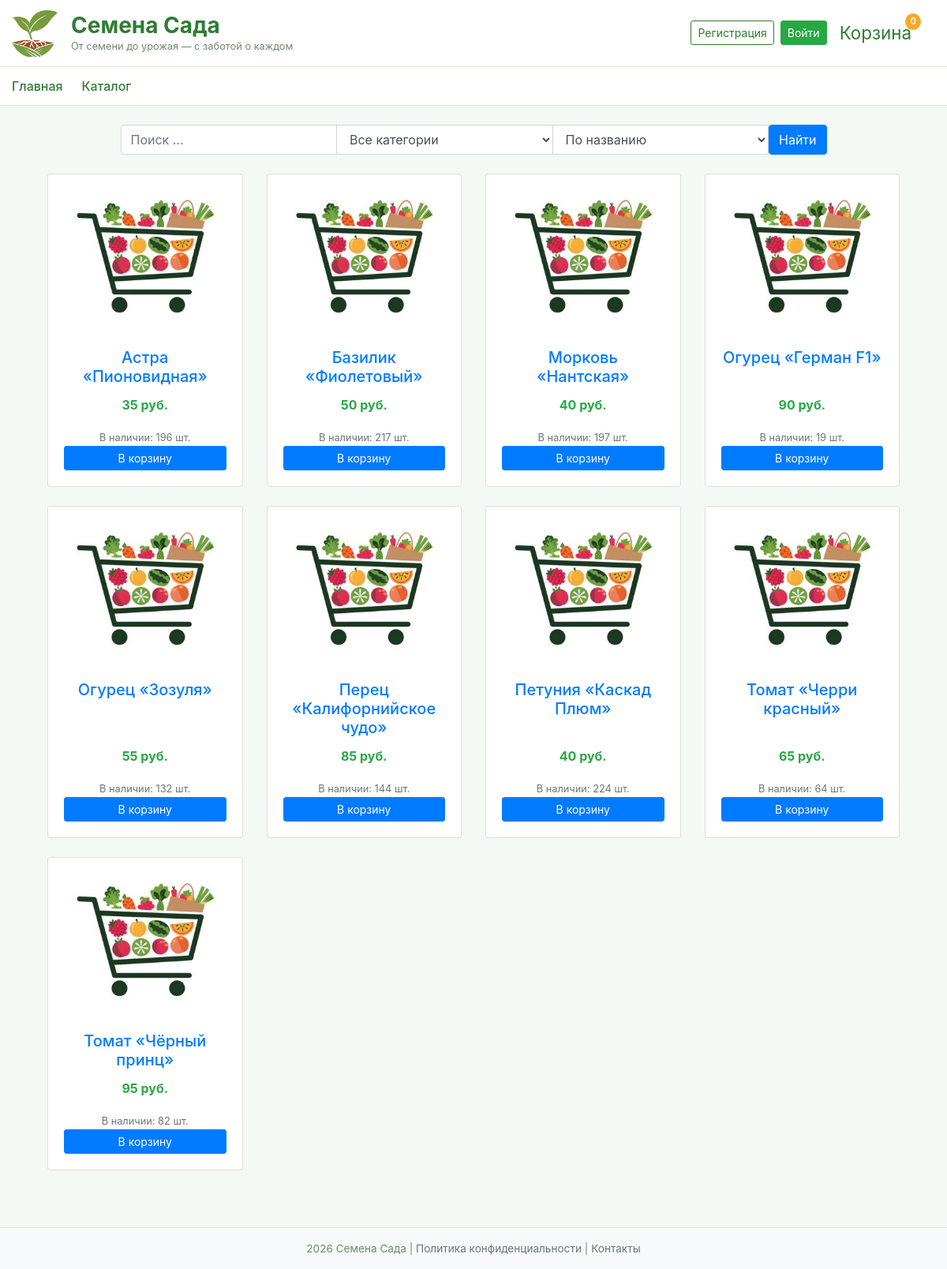
The app's page /catalog, older data.
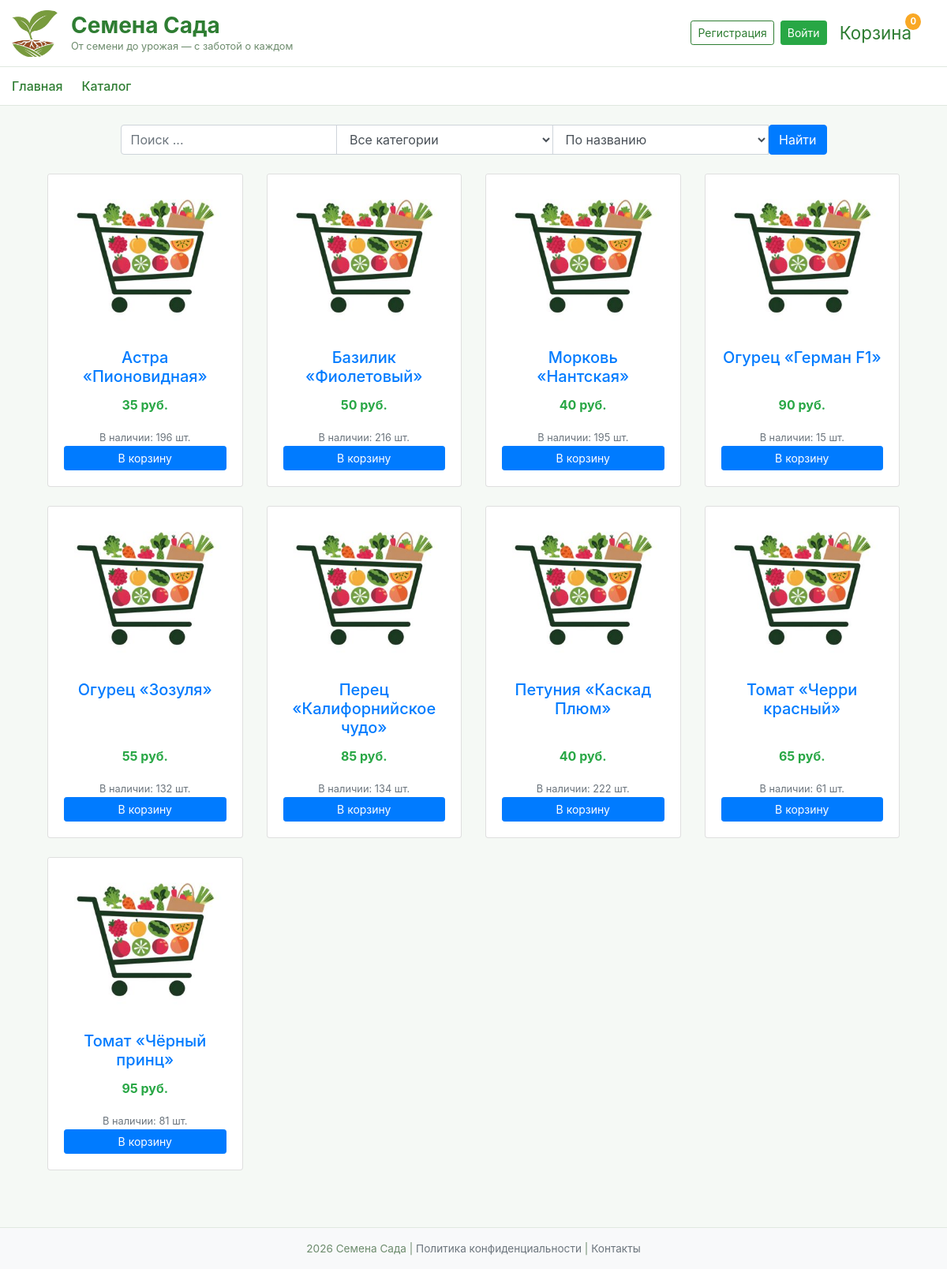
The same page, newer data.
### data/products.py (models this page shows)
class Product(SqlAlchemyBase, SerializerMixin):
    __tablename__ = 'products'
    serialize_only = ('id', 'name', 'category_id', 'category.name', 'price', 'stock',
                      'image_path', 'description', 'sowing_month_start', 'sowing_month_end',
                      'difficulty', 'modified_date', 'order_items')
    id = sqlalchemy.Column(sqlalchemy.Integer, primary_key=True, autoincrement=True)
    name = sqlalchemy.Column(sqlalchemy.String)
    category_id = sqlalchemy.Column(sqlalchemy.Integer, sqlalchemy.ForeignKey('categories.id'))
    price = sqlalchemy.Column(sqlalchemy.Integer)
    stock = sqlalchemy.Column(sqlalchemy.Integer)
    image_path = sqlalchemy.Column(sqlalchemy.String)
    description = sqlalchemy.Column(sqlalchemy.String)
    sowing_month_start = sqlalchemy.Column(sqlalchemy.Integer)
    sowing_month_end = sqlalchemy.Column(sqlalchemy.Integer)
    difficulty = sqlalchemy.Column(sqlalchemy.String)
    modified_date = sqlalchemy.Column(sqlalchemy.DateTime, default=datetime.datetime.now)
    order_items = orm.relationship("OrderItem", back_populates='product')
    category = orm.relationship("Category")

### main.py (the view, shortened to what this page needs)
@app.route('/catalog')
def catalog():
    search_query = request.args.get('search', '')
    category_id = request.args.get('category', 0)
    sort_by = request.args.get('sort', 'name')
    with create_session() as db_sess:
        query = db_sess.query(Product)
        if search_query:
            query = query.filter(Product.name.like(f'%{search_query}%'))
        if category_id and int(category_id) > 0:
            query = query.filter(Product.category_id == int(category_id))
        if sort_by == 'price_asc':
            query = query.order_by(Product.price)
        elif sort_by == 'price_desc':
            query = query.order_by(Product.price.desc())
        else:
            query = query.order_by(Product.name)
        products = query.all()
        categories = db_sess.query(Category).all()
        return render_template('catalog.html',
                               products=products,
                               categories=categories,
                               search_query=search_query,
                               current_category=int(category_id) if category_id else 0,
                               sort_by=sort_by)

### data/db_session.py (called while the page is built)
def create_session() -> Session:
    global __factory
    return __factory()

### main.py (called while the page is built)
@app.context_processor
def cart_count():
    cart = session.get('cart', {})
    count = sum(cart.values())
    return dict(cart_count=count)

### templates/catalog.html (shortened to what this page needs)
{% extends "base.html" %} {% block content %}
<div class="container-fluid">
  <form method="GET" action="/catalog" class="mb-4">
    <div class="row justify-content-center">
      <div class="col-md-10">
        <div class="input-group flex-wrap">
          <input
            type="text"
            name="search"
            class="form-control"
            placeholder="Поиск ..."
            value="{{ search_query }}"
            style="min-width: 100px"
          />
          <select
            name="category"
            class="form-control"
            style="width: auto; min-width: max-content"
          >
            <option value="0">Все категории</option>
          </select>
          <select
            name="sort"
            class="form-control"
            style="width: auto; min-width: max-content"
          >
            {% if sort_by == "name" %}
            <option value="name" selected>По названию</option>
            {% else %}
            <option value="name">По названию</option>
            {% endif %}
          </select>
          <button
            type="submit"
            class="btn btn-primary"
            style="white-space: nowrap"
          >
            Найти
          </button>
        </div>
      </div>
    </div>
  </form>
  <div class="row">
    {% for product in products %}
    <div class="col-md-3 col-sm-6 mb-4">
      <div class="card h-100">
        <img
          src="{{ product.image_path }}"
          class="card-img-top"
          alt="{{ product.name }}"
          style="height: 200px; object-fit: cover"
        />
        <div class="card-body d-flex flex-column text-center">
          <a
            href="/product/{{ product.id }}?next={{ request.url | urlencode }}"
            class="text-decoration-none"
          >
            <h5 class="card-title">{{ product.name }}</h5>
          </a>
          <div class="mt-auto">
            <p class="card-text font-weight-bold text-success fs-5">
              {{ product.price }} руб.
            </p>
            {% if product.stock > 0 %}
            <small class="text-muted">В наличии: {{ product.stock }} шт.</small>
            {% else %}
            <small class="text-danger">Нет в наличии</small>
            {% endif %}
            <div class="d-flex flex-column gap-2" role="group">
              {% if product.stock > 0 %}
              <button
                type="submit"
                form="cartForm{{ product.id }}"
                class="btn btn-primary btn-sm"
              >
                В корзину
              </button>
              {% else %}
              <button class="btn btn-secondary btn-sm" disabled>
                Нет в наличии
              </button>
              {% endif %}
            </div>
          </div>
        </div>
      </div>
    </div>
    {% endfor %}
  </div>
</div>
{% endblock %}

### templates/base.html (shortened to what this page needs)
<!doctype html>
<html lang="ru">
  <head>
    <link
      rel="stylesheet"
      href="https://stackpath.bootstrapcdn.com/bootstrap/4.4.1/css/bootstrap.min.css"
    />
    <link
      rel="stylesheet"
      href="{{ url_for('static', filename='css/style.css') }}"
    />
  </head>
  <body>
    <div class="navbar-main">
      <div class="container-fluid">
        <div class="row w-100 align-items-center">
          <div class="col-md-6 d-flex align-items-center">
            <img
              src="{{ url_for('static', filename='image/logo/logo.jpg') }}"
              alt="Логотип"
              class="logo-img"
            />
            <div>
              <div class="brand-title">Семена Сада</div>
              <div class="brand-slogan">
                От семени до урожая — с заботой о каждом
              </div>
            </div>
          </div>
          <div class="col-md-6 d-flex justify-content-end align-items-center">
            {% if current_user.is_authenticated %}
            <a href="/user_profile" class="user-name">
              {{ current_user.surname }} {{ current_user.name }}
            </a>
            <a href="/logout" class="btn btn-sm btn-outline-danger">Выйти</a>
            {% else %}
            <a href="/register" class="btn btn-sm btn-outline-green"
              >Регистрация</a
            >
            <a href="/login" class="btn btn-sm btn-success ml-2">Войти</a>
            {% endif %}
            <a href="/cart" class="cart-icon">
              Корзина
              <span class="cart-count">{{ cart_count|default(0) }}</span>
            </a>
          </div>
        </div>
      </div>
    </div>
    <div class="nav-links">
      <div class="container-fluid">
        <div
          class="d-flex justify-content-between align-items-center flex-wrap"
        >
          <div class="d-flex flex-wrap">
            <a href="/" class="nav-link">Главная</a>
            {% if current_user.is_authenticated and current_user.is_admin %}
            <a href="/catalog" class="nav-link">Управление товарами</a>
            {% else %}
            <a href="/catalog" class="nav-link">Каталог</a>
            {% endif %}
          </div>
        </div>
      </div>
    </div>
    <main role="main" class="container mt-4">
      {% block content %}{% endblock %}
    </main>
    <footer class="footer">
      <div class="container">
        2026 Семена Сада |
        <a href="#" class="text-muted">Политика конфиденциальности</a> |
        <a href="#" class="text-muted">Контакты</a>
      </div>
    </footer>
  </body>
</html>

### static/css/style.css (style rules this page uses)
body { background-color: #f5f9f5; }
.navbar-main { background-color: white; border-bottom: 1px solid #e0e8e0; padding-top: 0.75rem; padding-bottom: 0.75rem; }
.logo-img { width: 60px; height: 60px; object-fit: cover; border-radius: 12px; margin-right: 15px; }
.brand-title { font-size: 1.75rem; font-weight: 700; color: #2e7d32; margin: 0; line-height: 1.2; }
.brand-slogan { font-size: 0.8rem; color: #6c8b6c; margin: 0; }
.btn-outline-green { color: #2e7d32; border-color: #2e7d32; }
.cart-icon { position: relative; display: inline-block; margin-left: 1rem; font-size: 1.4rem; text-decoration: none; color: #2e7d32; }
.cart-count { position: absolute; top: -8px; right: -12px; background-color: #f9a825; color: white; font-size: 0.7rem; font-weight: bold; border-radius: 50%; padding: 2px 6px; min-width: 18px; text-align: center; }
.nav-links { background-color: #ffffff; border-bottom: 1px solid #e0e8e0; padding: 0.5rem 0; }
.nav-links .nav-link { color: #2e7d32; font-weight: 500; margin-right: 1.5rem; padding: 0.25rem 0; transition: all 0.2s ease; }
.footer { background-color: #f8f9fa; border-top: 1px solid #e0e8e0; margin-top: 3rem; padding-top: 1rem; padding-bottom: 1rem; color: #6c8b6c; font-size: 0.85rem; text-align: center; }

Row changes from the older to the newer data that the page shows:
changed Product "Базилик «Фиолетовый»": stock "217" → "216"
changed Product "Морковь «Нантская»": stock "197" → "195"
changed Product "Огурец «Герман F1»": stock "19" → "15"
changed Product "Перец «Калифорнийское чудо»": stock "144" → "134"
changed Product "Петуния «Каскад Плюм»": stock "224" → "222"
changed Product "Томат «Черри красный»": stock "64" → "61"
changed Product "Томат «Чёрный принц»": stock "82" → "81"
